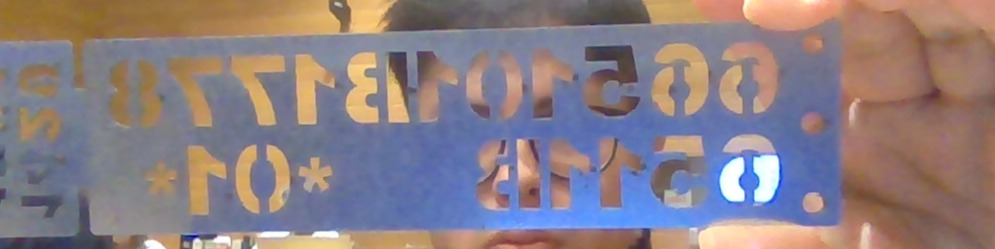
#> input picture ProtipoFotosWeb/uploads/1792235374195-ceb1c7a3.jpg, 995 x 249 px
$ python -i server.py   (imports and definitions only)
#> lines starting #> are read from the running program, lines starting #| are printed output that depends on the picture; after the words box and inside, x2 and y2 are one past the last pixel; in counts of white or black regions, pixels touching at a corner belong together
#> further down, picture is the input picture: shape (249, 995, 3); mean B, G, R 131.2, 126.6, 140.2
#!/usr/bin/env python3
# -*- coding: utf-8 -*-
"""
Servidor de lectura de chapa - Python 3.

    python server.py            -> http://localhost:3000
    PORT=8080 python server.py

Sirve el frontend (index.html, styles.css, app.js) y expone:

    POST /api/process   recibe la imagen (multipart/form-data, campo "image")
    GET  /api/health    comprobación rápida (motores disponibles)
    GET  /uploads/<id>/ guarda los resultados y los pasos del pipeline

Dos motores de postprocesado (`?engine=…`, por defecto `tesseract`):

    tesseract  →  OCR con Tesseract (puerto de `procesamientoTesseract.py`).
                  Necesita el binario de Tesseract instalado en el sistema.
    plantillas →  matching contra plantillas CAD (puerto de `procesadoImagen.py`).

En ambos casos cada etapa del pipeline se guarda como imagen independiente y se
devuelve en la respuesta (`workflow.steps`) para que el frontend pinte el
workflow de procesado paso a paso.
"""

from __future__ import annotations

import glob
import json
import os
import shutil
import sys
import threading
import time
import uuid
from email import policy
from email.parser import BytesParser
from http.server import SimpleHTTPRequestHandler, ThreadingHTTPServer
from urllib.parse import urlparse, parse_qs

# --- Dependencias de imagen (OpenCV + NumPy) -------------------------------
try:
    import cv2
    import numpy as np
except ImportError as _error:  # mensaje de arranque claro, no un traceback en cada petición
    cv2 = None  # type: ignore[assignment]
    np = None  # type: ignore[assignment]
    _ERROR_CV2 = _error

# --- OCR con Tesseract (opcional: solo hace falta para el motor "tesseract") -
try:
    import pytesseract
except ImportError as _error:
    pytesseract = None  # type: ignore[assignment]
    _ERROR_PYTESSERACT = _error

ROOT = os.path.dirname(os.path.abspath(__file__))
UPLOAD_DIR = os.path.join(ROOT, "uploads")
PORT = int(os.environ.get("PORT", "3000"))
HOST = os.environ.get("HOST", "0.0.0.0")
MAX_BYTES = 25 * 1024 * 1024  # 25 MB
DEFAULT_DELAY_MS = 0          # latencia simulada (0: el procesado ya es real)

# Archivos que nunca se sirven aunque estén en la carpeta.
PRIVATE = {"server.py", "server.js", "package.json", "README.md"}

# Motores disponibles y motor por defecto.
ENGINES = ("tesseract", "plantillas")
DEFAULT_ENGINE = "tesseract"


# --------------------------------------------------------------------------
# Configuración de Tesseract (procesamientoTesseract.py)
# --------------------------------------------------------------------------
# Rutas donde se busca tesseract.exe, en orden de prioridad. La variable de
# entorno TESSERACT_CMD permite apuntar a una instalación portable.
RUTAS_TESSERACT = [
    os.environ.get("TESSERACT_CMD"),
    r"C:\Program Files\Tesseract-OCR\tesseract.exe",
    r"C:\Program Files (x86)\Tesseract-OCR\tesseract.exe",
    os.path.join(os.environ.get("LOCALAPPDATA", ""), "Programs", "Tesseract-OCR",
                 "tesseract.exe"),
]

# --psm 6 asume un bloque uniforme de texto; la whitelist limita el alfabeto.
TESSERACT_CONFIG = (
    r"--psm 6 -c tessedit_char_whitelist=0123456789ABCDEFGHIJKLMNOPQRSTUVWXYZ*"
)

# Recorte lateral derecho por defecto: nos quedamos con el 82 % izquierdo para
# descartar el rectángulo vertical de la derecha (ajustable con ?crop=0.9).
RECORTE_DERECHO = 0.82

# Confianza mínima (%) para dar una palabra por buena.
UMBRAL_CONFIANZA_OCR = 60.0

_tesseract_lock = threading.Lock()
_tesseract_estado: tuple[str | None, str | None] | None = None


# [35 lines left out: function estado_tesseract, not called in this run]


# --------------------------------------------------------------------------
# Configuración del motor de plantillas (procesadoImagen.py)
# --------------------------------------------------------------------------
CARPETAS_PLANTILLAS = [
    os.path.join(ROOT, "templates", "templates"),  # ubicación real en el repo
    os.path.join(ROOT, "templates"),
]
ANCHO_CARACTER = 64
ALTO_CARACTER = 96
UMBRAL_MATCH = 0.30

# Ancho máximo (px) y calidad JPEG de las imágenes intermedias del workflow.
MAX_ANCHO_WORKFLOW = 1400
CALIDAD_JPEG = 88


# --------------------------------------------------------------------------
# Parser multipart/form-data (binario-seguro, vía módulo email)
# --------------------------------------------------------------------------
# [45 lines left out: functions parse_multipart, _guardar_imagen, not called in this run]


class _Workflow:
    """Recolector de los pasos del pipeline (id, título, imagen, stats)."""

    # [16 lines left out: functions __init__, paso, not called in this run]


# ==========================================================================
# MOTOR 1 · OCR con Tesseract (procesamientoTesseract.py)
# ==========================================================================
def _preprocesar_para_ocr(imagen):
    """Devuelve (gris, binaria, limpia, procesada, invertida) listos para Tesseract."""
    gris = cv2.cvtColor(imagen, cv2.COLOR_BGR2GRAY)
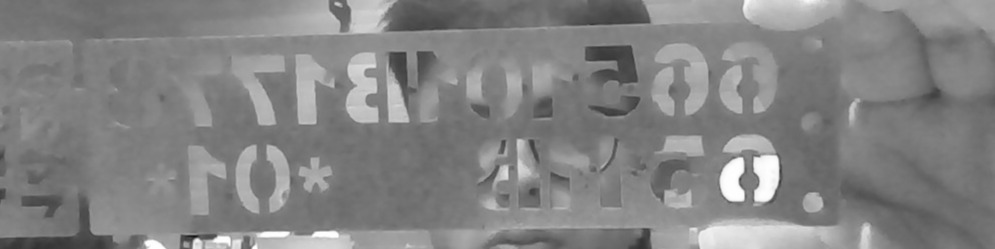
#> gris: shape (249, 995); min 14, max 255, mean 131.2
    blur = cv2.GaussianBlur(gris, (5, 5), 0)

    # Umbralización global de Otsu
    _, binaria = cv2.threshold(blur, 0, 255, cv2.THRESH_BINARY + cv2.THRESH_OTSU)
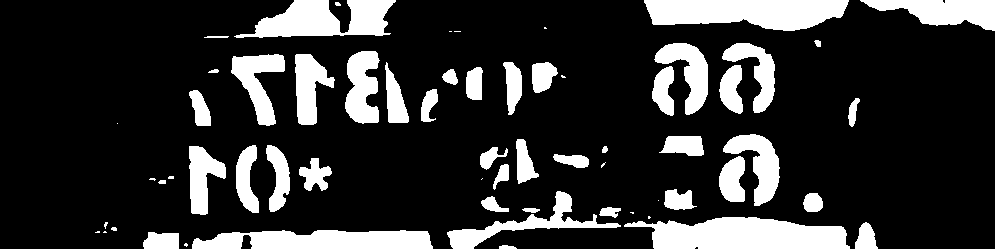
#> binaria: shape (249, 995); 19.3% white; 63 white regions (16 under 20 px), largest, box (x1, y1, x2, y2) and area: (624, 217, 850, 249) 5371, (644, 0, 849, 31) 4846, (192, 230, 433, 249) 3820

    # Tesseract prefiere texto NEGRO sobre fondo BLANCO: miramos los bordes y
    # invertimos solo si el fondo ha quedado oscuro.
    bordes = np.concatenate([binaria[0, :], binaria[-1, :], binaria[:, 0], binaria[:, -1]])
#> bordes = 2488 values, max 255 at index 294, min 0 at index 0, mean 99.83
    invertida = bool(np.mean(bordes) < 127)
#> invertida = True
    if invertida:
        binaria = cv2.bitwise_not(binaria)

    # Limpieza de motas pequeñas de ruido
    kernel_ruido = cv2.getStructuringElement(cv2.MORPH_RECT, (3, 3))
    limpia = cv2.morphologyEx(binaria, cv2.MORPH_OPEN, kernel_ruido)
#> limpia: shape (249, 995); 80.6% white; 59 black regions (13 under 20 px), largest, box (x1, y1, x2, y2) and area: (624, 217, 850, 249) 5384, (644, 0, 849, 31) 4849, (192, 230, 433, 249) 3822

    # Cierre moderado para unificar los cortes del stencil sin deformar la letra
    kernel_cierre = cv2.getStructuringElement(cv2.MORPH_RECT, (5, 5))
    procesada = cv2.morphologyEx(limpia, cv2.MORPH_CLOSE, kernel_cierre)
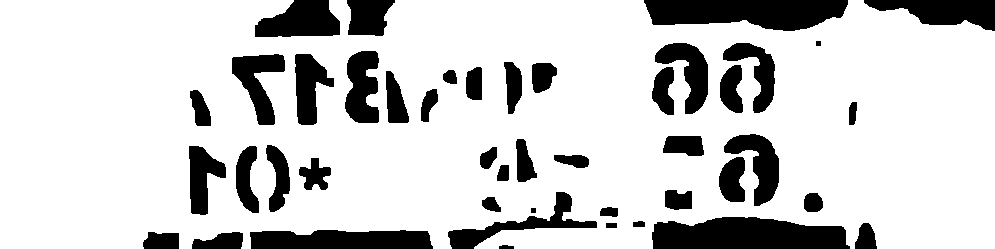
#> procesada: shape (249, 995); 81.1% white; 45 black regions, largest, box (x1, y1, x2, y2) and area: (652, 217, 850, 249) 5249, (644, 0, 848, 31) 4847, (250, 230, 433, 249) 3155

    return gris, binaria, limpia, procesada, invertida


# [204 lines left out: functions _palabras_ocr, _pipeline_tesseract, _preparar_plantilla_cad, _nombre_a_caracter, not called in this run]


_plantillas_cache: dict[str, list] | None = None
_plantillas_lock = threading.Lock()


# [325 lines left out: functions cargar_plantillas, _preprocesar, _extraer_roi, _agrupar_lineas, _pipeline_plantillas, process_image, not called in this run]


# --------------------------------------------------------------------------
# Handler HTTP
# --------------------------------------------------------------------------
class Handler(SimpleHTTPRequestHandler):
    server_version = "LecturaChapa/2.1"

    def __init__(self, *args, **kwargs):
        super().__init__(*args, directory=ROOT, **kwargs)

    # ---------------------------- utilidades ------------------------------
    # [21 lines left out: functions _json, end_headers, not called in this run]

    def log_message(self, fmt: str, *args) -> None:
        sys.stderr.write("[%s] %s\n" % (self.log_date_time_string(), fmt % args))

    def _es_privado(self) -> bool:
        return os.path.basename(urlparse(self.path).path) in PRIVATE

    # ------------------------------- GET ----------------------------------
    # [187 lines left out: functions do_GET, do_HEAD, do_OPTIONS, do_POST, main, not called in this run]


# [2 lines not run here, left out]

>>> import cv2
>>> picture = cv2.imread('uploads/1792235374195-ceb1c7a3.jpg')
>>> result = _preprocesar_para_ocr(picture)
#> result = 5 items
